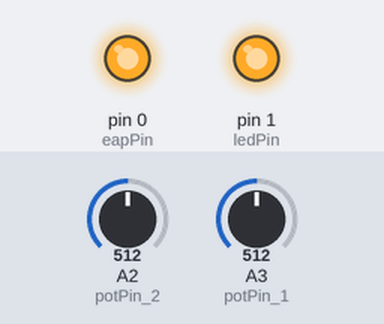
Bench run of a sketch on a simulated Arduino Uno, built with avr-gcc and run on an emulated ATmega328P. On the bench: output pins drawn as LEDs (lit = HIGH). The test bench sets the inputs (shaded band); at power-on: A3 (potPin_1) = 512, A2 (potPin_2) = 512.

Above: at 3.9 s.
4.0 s: A3 (potPin_1) set to 421
At 6.0 s:
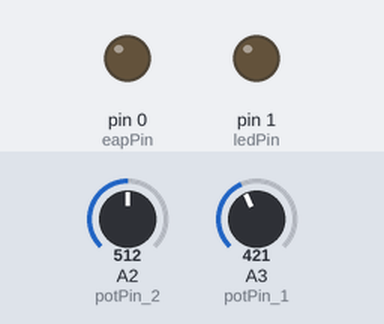
7.0 s: A3 (potPin_1) set to 389
8.5 s: A3 (potPin_1) set to 511
Timing chart, 0 to 16.0 s (numbered marks = the images above; inputs shaded):
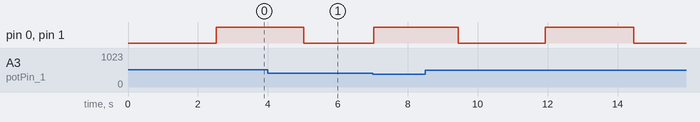

The sketch:

Sequencer.ino
```cpp
  const int eapPin = 0;
const int ledPin = 1;
const byte potPin_1 = A3;
const byte potPin_2 = A2;
int myInterval = 2000;
int myDuration = 1500;

unsigned long milis;
unsigned long lastMili = 0;


void setup() {
  pinMode(ledPin, OUTPUT);
  pinMode(eapPin, OUTPUT);

  pinMode(potPin_1, INPUT);
  pinMode(potPin_2, INPUT);

};


void loop() {
  delay(20);

  milis = millis();
  float count = milis - lastMili;


  //sequence
  if (count <= myInterval) {
    // set sensor values
    digitalWrite(ledPin, LOW);
    digitalWrite(eapPin, LOW);
    // update values from sensors
    myInterval = setDelayValues(potPin_1);
    myDuration = setDelayValues(potPin_2);

  } else if (count <= myInterval + myDuration) {

    digitalWrite(ledPin, HIGH);
    digitalWrite(eapPin, HIGH);

  } else {

    lastMili = milis;
  }

};

int setDelayValues(int pin) {
  int temp  = analogRead(pin);
  temp = map(temp, 0, 1023, 0, 5000); // up to 5 seconds  Serial.println(myInterval);
  return temp;
}
```
